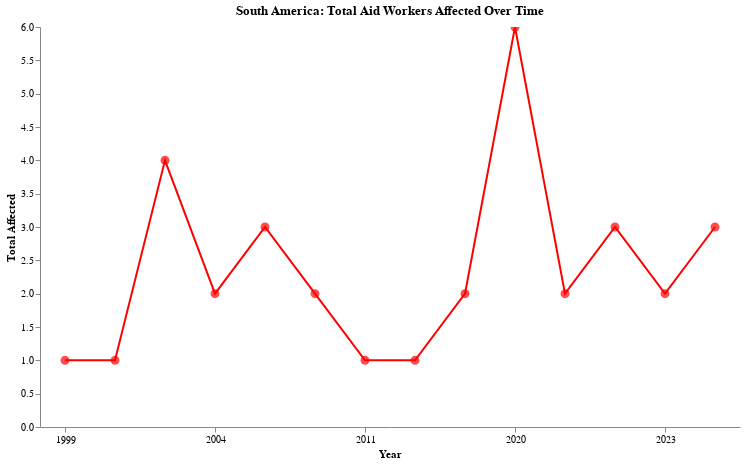

Here is the notebook cell this chart was saved with:
### Code cell
# South America
americas = security_incidents_clean[security_incidents_clean['Group'] == 'South America']
americas_grouped = americas.groupby('Year')['Total affected'].sum().reset_index()
tick_values = americas_grouped['Year'][::3].tolist()

americas_chart = (
    alt.Chart(americas_grouped).mark_line(color='red')
    .encode(
        x=alt.X('Year:N', axis=alt.Axis(values=tick_values, labelAngle=0), title='Year'),
        y=alt.Y('Total affected:Q', axis=alt.Axis(grid=False), title='Total Affected'),
        tooltip=['Year:N', 'Total affected:Q']
    )
    .properties(title='South America: Total Aid Workers Affected Over Time', width=700, height=400)
    + alt.Chart(americas_grouped).mark_point(color='red', filled=True, size=80)
    .encode(x='Year:N', y='Total affected:Q', tooltip=['Year:N', 'Total affected:Q'])
).interactive().configure_view(stroke=None)

americas_chart.save("../plots/southamerica_total_affected.html")
americas_chart

### Figure 1 — Vega-Lite specification as saved in the notebook (floating-point values rounded to 4 significant figures)
{"config": {"view": {"continuousWidth": 400, "continuousHeight": 300, "stroke": null}}, "layer": [{"mark": {"type": "line", "color": "red"}, "encoding": {"tooltip": [{"field": "Year", "type": "nominal"}, {"field": "Total affected", "type": "quantitative"}], "x": {"axis": {"labelAngle": 0, "values": ["1999", "2004", "2011", "2020", "2023"]}, "field": "Year", "title": "Year", "type": "nominal"}, "y": {"axis": {"grid": false}, "field": "Total affected", "title": "Total Affected", "type": "quantitative"}}, "height": 400, "selection": {"selector027": {"type": "interval", "bind": "scales", "encodings": ["x", "y"]}}, "title": "South America: Total Aid Workers Affected Over Time", "width": 700}, {"mark": {"type": "point", "color": "red", "filled": true, "size": 80}, "encoding": {"tooltip": [{"field": "Year", "type": "nominal"}, {"field": "Total affected", "type": "quantitative"}], "x": {"field": "Year", "type": "nominal"}, "y": {"field": "Total affected", "type": "quantitative"}}}], "data": {"name": "data-33e2d23465c1675057237057d6a632b4"}, "$schema": "https://vega.github.io/schema/vega-lite/v4.17.0.json", "datasets": {"data-33e2d23465c1675057237057d6a632b4": [{"Year": "1999", "Total affected": 1}, {"Year": "2000", "Total affected": 1}, {"Year": "2002", "Total affected": 4}, {"Year": "2004", "Total affected": 2}, {"Year": "2005", "Total affected": 3}, {"Year": "2006", "Total affected": 2}, {"Year": "2011", "Total affected": 1}, {"Year": "2013", "Total affected": 1}, {"Year": "2019", "Total affected": 2}, {"Year": "2020", "Total affected": 6}, {"Year": "2021", "Total affected": 2}, {"Year": "2022", "Total affected": 3}, {"Year": "2023", "Total affected": 2}, {"Year": "2024", "Total affected": 3}]}}
